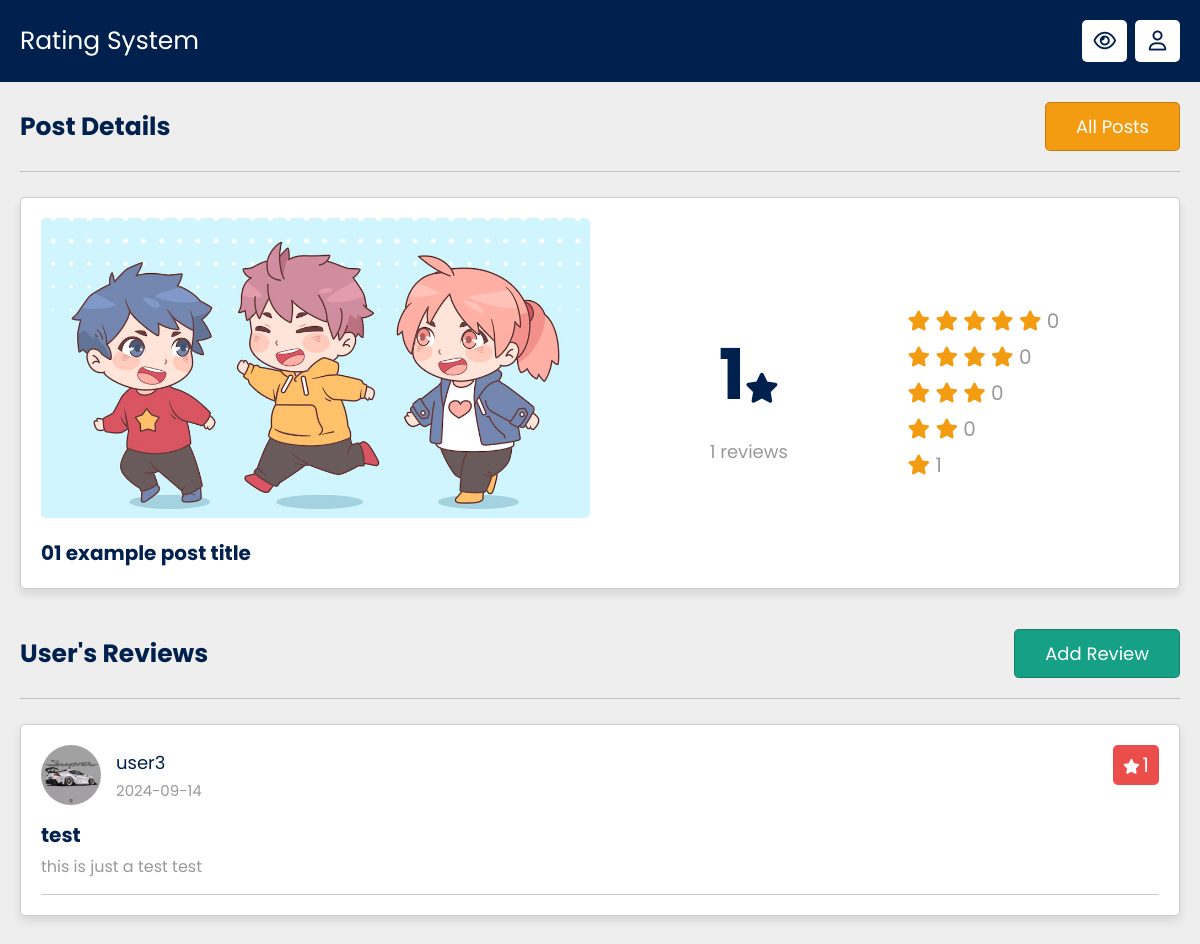
The page /user/view_post.php?get_id=1 (signed in) on the database its author committed.
### tables this page shows
CREATE TABLE `rating_posts` (
  `id` int(11) NOT NULL,
  `title` varchar(100) NOT NULL,
  `image` varchar(50) NOT NULL,
  `date_added` datetime NOT NULL DEFAULT current_timestamp()
);

CREATE TABLE `rating_accounts` (
  `id` int(11) NOT NULL,
  `image` varchar(30) NOT NULL,
  `name` varchar(30) NOT NULL,
  `email` varchar(30) NOT NULL,
  `password` varchar(255) NOT NULL,
  `userType` varchar(20) NOT NULL,
  `date_registered` datetime NOT NULL DEFAULT current_timestamp()
);

CREATE TABLE `rating_reviews` (
  `id` int(11) NOT NULL,
  `post_id` int(20) NOT NULL,
  `user_id` int(20) NOT NULL,
  `rating` int(7) NOT NULL,
  `title` varchar(30) NOT NULL,
  `description` text NOT NULL,
  `date` date NOT NULL DEFAULT current_timestamp()
);

### components/connection.php (called while the page is built, shortened)
<?php
   if(isset($_COOKIE['user_id'])){
      $user_id = $_COOKIE['user_id'];
   }else{
      $user_id = '';
   }
?>

### user/view_post.php (the view, shortened to what this page needs)
<?php
include '../components/connection.php';
if (isset($_GET['get_id'])) {
    $get_id = $_GET['get_id'];
} else {
    $get_id = '';
    header('location:all_posts.php');
}
?>
<!DOCTYPE html>
<html lang="en">
<head>
    <link rel="stylesheet" href="../css/style.css">
</head>
<body>
<?php include 'header.php'; ?>
<section class="view-post">
    <div class="heading"><h1>Post Details</h1> <a href="all_posts.php" class="inline-option-btn" style="margin-top: 0;">All Posts</a></div>
    <?php
    $select_post = $connForPosts->prepare("SELECT * FROM `rating_posts` WHERE id = ? LIMIT 1");
    $select_post->execute([$get_id]);
    if ($select_post->rowCount() > 0) {
        while ($fetch_post = $select_post->fetch(PDO::FETCH_ASSOC)) {
            $total_ratings = 0;
            $rating_1 = 0;
            $rating_2 = 0;
            $rating_3 = 0;
            $rating_4 = 0;
            $rating_5 = 0;
            $select_ratings = $connForPosts->prepare("SELECT * FROM `rating_reviews` WHERE post_id = ?");
            $select_ratings->execute([$fetch_post['id']]);
            $total_reviews = $select_ratings->rowCount();
            while ($fetch_rating = $select_ratings->fetch(PDO::FETCH_ASSOC)) {
                $total_ratings += $fetch_rating['rating'];
                if ($fetch_rating['rating'] == 1) {
                    $rating_1 += $fetch_rating['rating'];
                }
            }
            if ($total_reviews != 0) {
                $average = round($total_ratings / $total_reviews, 1);
            } else {
                $average = 0;
            }
            ?>
            <div class="row">
                <div class="col">
                    <img src="../uploaded_files/post_images/<?= $fetch_post['image']; ?>" alt="" class="image">
                    <h3 class="title"><?= $fetch_post['title']; ?></h3>
                </div>
                <div class="col">
                    <div class="flex">
                        <div class="total-reviews">
                            <h3><?= $average; ?><i class="fas fa-star"></i></h3>
                            <p><?= $total_reviews; ?> reviews</p>
                        </div>
                        <div class="total-ratings">
                            <p>
                                <i class="fas fa-star"></i>
                                <i class="fas fa-star"></i>
                                <i class="fas fa-star"></i>
                                <i class="fas fa-star"></i>
                                <i class="fas fa-star"></i>
                                <span><?= $rating_5; ?></span>
                            </p>
                            <p>
                                <i class="fas fa-star"></i>
                                <i class="fas fa-star"></i>
                                <i class="fas fa-star"></i>
                                <i class="fas fa-star"></i>
                                <span><?= $rating_4; ?></span>
                            </p>
                            <p>
                                <i class="fas fa-star"></i>
                                <i class="fas fa-star"></i>
                                <i class="fas fa-star"></i>
                                <span><?= $rating_3; ?></span>
                            </p>
                            <p>
                                <i class="fas fa-star"></i>
                                <i class="fas fa-star"></i>
                                <span><?= $rating_2; ?></span>
                            </p>
                            <p>
                                <i class="fas fa-star"></i>
                                <span><?= $rating_1; ?></span>
                            </p>
                        </div>
                    </div>
                </div>
            </div>
            <?php
        }
    } else {
        echo '<p class="empty">Post is missing!</p>';
    }
    ?>
</section>
<section class="reviews-container">
    <div class="heading">
        <h1>User's Reviews</h1>
        <a href="add_review.php?get_id=<?= $get_id; ?>" class="inline-btn" style="margin-top: 0;">Add Review</a>
    </div>
    <div class="box-container">
        <?php
        $select_reviews = $connForPosts->prepare("SELECT * FROM `rating_reviews` WHERE post_id = ?");
        $select_reviews->execute([$get_id]);
        if ($select_reviews->rowCount() > 0) {
            while ($fetch_review = $select_reviews->fetch(PDO::FETCH_ASSOC)) {
                ?>
                <div class="box" <?php if ($fetch_review['user_id'] == $user_id) { echo 'style="order: -1;"'; }; ?>>
                    <?php
                    $select_user = $connForAccounts->prepare("SELECT * FROM `rating_accounts` WHERE id = ?");
                    $select_user->execute([$fetch_review['user_id']]);
                    while ($fetch_user = $select_user->fetch(PDO::FETCH_ASSOC)) {
                        ?>
                        <div class="user">
                            <?php if ($fetch_user['image'] != '') { ?>
                                <img src="../uploaded_files/<?= $fetch_user['image']; ?>" alt="">
                            <?php } else { ?>
                                <h3><?= substr($fetch_user['name'], 0, 1); ?></h3>
                            <?php } ?>
                            <div>
                                <p><?= $fetch_user['name']; ?></p>
                                <span><?= $fetch_review['date']; ?></span>
                            </div>
                        </div>
                        <?php
                    }
                    ?>
                    <div class="ratings">
                        <?php if ($fetch_review['rating'] == 1) { ?>
                            <p style="background:var(--red);"><i class="fas fa-star"></i> <span><?= $fetch_review['rating']; ?></span></p>
                        <?php } ?>
                    </div>
                    <h3 class="title"><?= $fetch_review['title']; ?></h3>
                    <?php if ($fetch_review['description'] != '') { ?>
                        <p class="description"><?= $fetch_review['description']; ?></p>
                    <?php } ?>
                </div>
                <?php
            }
        } else {
            echo '<p class="empty">No reviews added yet!</p>';
        }
        ?>
    </div>
</section>
</body>
</html>

### user/header.php (shortened to what this page needs)
<header class="header">
   <section class="flex">
      <a href="all_posts.php" class="logo">Rating System</a>
      <nav class="navbar">
         <a href="all_posts.php" class="far fa-eye"></a>
         <?php if($user_id != ''): ?>
            <div id="user-btn" class="far fa-user"></div>
         <?php endif; ?>
      </nav>
   </section>
</header>

### rows shown on the page
rating_posts: image (picture), title "01 example post title", average "1", total_reviews "1", rating_5 "0", rating_4 "0", rating_3 "0", rating_2 "0", rating_1 "1"
rating_reviews: date "2024-09-14", rating "1", title "test", description "this is just a test test"
rating_accounts: image (placeholder picture), name "user3"
